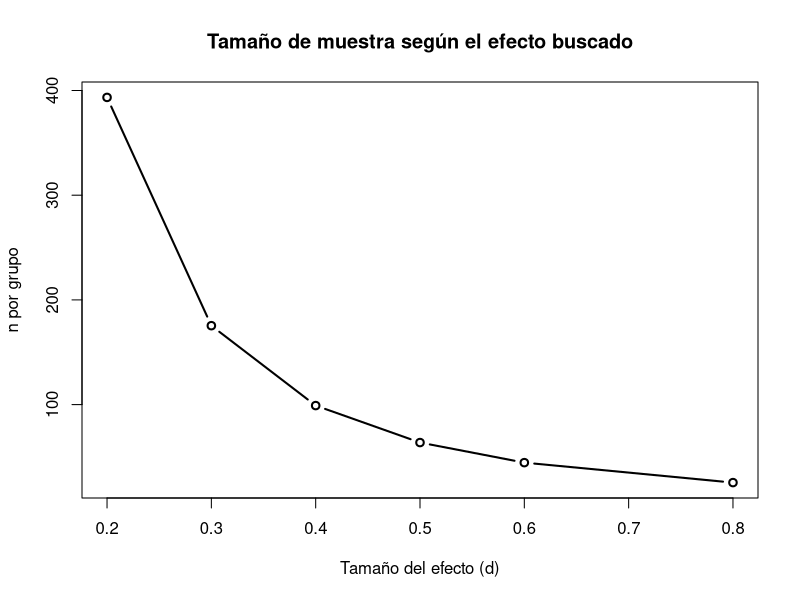

R code for this plot:
## ---- chunk 1
library(pwr)
## ---- chunk 2
# Dejando n sin especificar, R calcula n
pwr.t.test(d = 0.5, sig.level = 0.05, power = 0.80, type = "one.sample")
## ---- chunk 3
# Dejando power sin especificar, R calcula el poder
pwr.t.test(d = 0.5, sig.level = 0.05, n = 30, type = "one.sample")
## ---- chunk 4
efectos <- c(0.2, 0.3, 0.4, 0.5, 0.6, 0.8)

n <- sapply(efectos, function(d) {
  pwr.t.test(d = d, sig.level = 0.05, power = 0.80,
             type = "two.sample")$n
})

data.frame(efecto = efectos, n_por_grupo = ceiling(n))
## ---- chunk 5
plot(efectos, n, type = "b", lwd = 2,
     xlab = "Tamaño del efecto (d)",
     ylab = "n por grupo",
     main = "Tamaño de muestra según el efecto buscado")
## ---- chunk 6
d <- (30 - 20)/10
d
## ---- chunk 7
pwr.t.test(d = d, sig.level = 0.05, power = 0.80, type = "one.sample")
## ---- chunk 8
h <- ES.h(0.75, 0.60)
h
## ---- chunk 9
pwr.2p.test(h = h, sig.level = 0.05, power = 0.80,
            alternative = "two.sided")
## ---- chunk 10
pwr.anova.test(k = 3, f = 0.25, sig.level = 0.05, power = 0.80)
## ---- chunk 11
medias <- c(50, 60, 70)

power.anova.test(groups = 3,
                 between.var = var(medias),
                 within.var = 900,
                 sig.level = 0.05,
                 power = 0.80)
## ---- chunk 12
n_calculado <- 165
n_reclutar <- ceiling(n_calculado/(1 - 0.20))
n_reclutar
